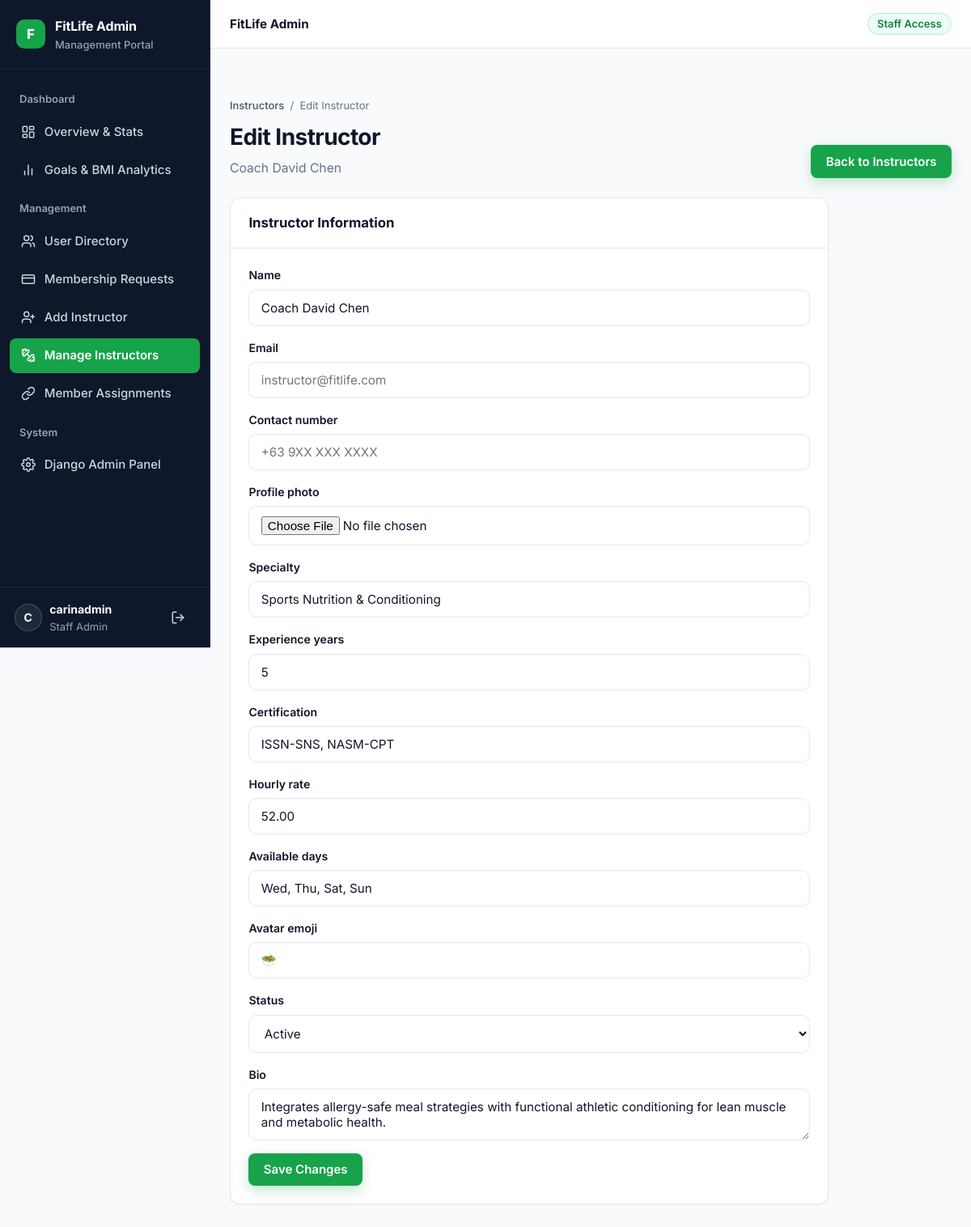
The app's page /admin-dashboard/instructors/4/edit/ (signed in) with its own data.
### fitnessplanner/planner/models.py (models this page shows, shortened)
class Instructor(models.Model):
    STATUS_CHOICES = [
        ('active', 'Active'),
        ('inactive', 'Inactive'),
        ('suspended', 'Suspended'),
    ]
    SPECIALIZATION_CHOICES = [
        ('Weight Loss', 'Weight Loss'),
        ('Muscle Building', 'Muscle Building'),
        ('Strength Training', 'Strength Training'),
        ('Personal Training', 'Personal Training'),
        ('Nutrition Coaching', 'Nutrition Coaching'),
        ('HIIT & Conditioning', 'HIIT & Conditioning'),
        ('Yoga & Mobility', 'Yoga & Mobility'),
    ]
    user = models.OneToOneField(
        settings.AUTH_USER_MODEL,
        on_delete=models.SET_NULL,
        null=True,
        blank=True,
        related_name='instructor_profile',
    )
    name = models.CharField(max_length=120)
    email = models.EmailField(blank=True, default='')
    contact_number = models.CharField(max_length=30, blank=True, default='')
    profile_photo = models.ImageField(upload_to='instructors/', null=True, blank=True)
    specialty = models.CharField(max_length=120)
    bio = models.TextField(blank=True)
    experience_years = models.PositiveIntegerField(default=3)
    certification = models.CharField(max_length=150, blank=True)
    hourly_rate = models.DecimalField(max_digits=7, decimal_places=2, default=45.00)
    rating = models.FloatField(default=4.8)
    available_days = models.CharField(max_length=120, default='Mon, Wed, Fri')
    avatar_emoji = models.CharField(max_length=10, default='🏋️')
    status = models.CharField(max_length=20, choices=STATUS_CHOICES, default='active')
    is_active = models.BooleanField(default=True)
    created_at = models.DateTimeField(auto_now_add=True, null=True)

### fitnessplanner/planner/views.py (the view)
# urls.py: path('admin-dashboard/instructors/<int:pk>/edit/', views.admin_instructor_edit, name='admin_instructor_edit'),
@user_passes_test(lambda u: u.is_staff, login_url='planner:admin_login')
def admin_instructor_edit(request, pk):
    inst = get_object_or_404(Instructor, pk=pk)
    if request.method == 'POST':
        form = InstructorForm(request.POST, request.FILES, instance=inst)
        if form.is_valid():
            updated = form.save()
            if updated.user:
                updated.user.email = updated.email
                updated.user.is_active = (updated.status == 'active')
                updated.user.save()
            messages.success(request, f'Updated instructor "{updated.name}".')
            return redirect('planner:admin_instructors')
    else:
        form = InstructorForm(instance=inst)
    return render(request, 'planner/admin_instructor_edit.html', {'form': form, 'instructor': inst})

### templates/planner/admin_instructor_edit.html (shortened to what this page needs)
{% extends "planner/base_admin.html" %}
{% block admin_content %}
  {% include "components/page_header.html" with title="Edit Instructor" subtitle=instructor.name parent_label="Instructors" parent_url="/admin-dashboard/instructors/" action_label="Back to Instructors" action_url="/admin-dashboard/instructors/" %}
  <div class="card card-form" style="max-width:740px;">
    <div class="card-header">Instructor Information</div>
    <div class="card-body">
      <form method="post" enctype="multipart/form-data">
        {% for field in form %}
          {% if field.name != 'username' and field.name != 'temporary_password' %}
            <div class="form-group">
              <label class="form-label" for="{{ field.id_for_label }}">{{ field.label }}</label>
              {{ field }}
            </div>
          {% endif %}
        {% endfor %}
        <button type="submit" class="btn btn-primary">Save Changes</button>
      </form>
    </div>
  </div>
{% endblock %}

### templates/planner/base_admin.html (shortened to what this page needs)
{% extends "base.html" %}
{% load static %}
{% block body %}
<div class="app-shell">
  <aside class="app-sidebar" id="adminSidebar" aria-label="Admin navigation">
    <div class="app-sidebar-brand">
      <div class="app-brand-mark">F</div>
      <div class="app-brand-text">
        <strong>FitLife Admin</strong>
        <span>Management Portal</span>
      </div>
    </div>
    <nav class="app-sidebar-nav">
      <div class="app-sidebar-label">Dashboard</div>
      <a href="{% url 'planner:admin_dashboard' %}" class="app-nav-link {% if request.resolver_match.url_name == 'admin_dashboard' %}active{% endif %}">
        {% include "components/icon.html" with name="dashboard" %} Overview &amp; Stats
      </a>
      <a href="{% url 'planner:admin_analytics' %}" class="app-nav-link {% if request.resolver_match.url_name == 'admin_analytics' %}active{% endif %}">
        {% include "components/icon.html" with name="chart" %} Goals &amp; BMI Analytics
      </a>
      <div class="app-sidebar-label">Management</div>
      <a href="{% url 'planner:admin_users' %}" class="app-nav-link {% if request.resolver_match.url_name == 'admin_users' %}active{% endif %}">
        {% include "components/icon.html" with name="users" %} User Directory
      </a>
      <a href="{% url 'planner:admin_memberships' %}" class="app-nav-link {% if request.resolver_match.url_name == 'admin_memberships' %}active{% endif %}">
        {% include "components/icon.html" with name="credit-card" %} Membership Requests
      </a>
      <a href="{% url 'planner:admin_instructor_new' %}" class="app-nav-link {% if request.resolver_match.url_name == 'admin_instructor_new' %}active{% endif %}">
        {% include "components/icon.html" with name="user-plus" %} Add Instructor
      </a>
      <a href="{% url 'planner:admin_instructors' %}" class="app-nav-link {% if request.resolver_match.url_name == 'admin_instructors' or request.resolver_match.url_name == 'admin_instructor_edit' %}active{% endif %}">
        {% include "components/icon.html" with name="dumbbell" %} Manage Instructors
      </a>
      <a href="{% url 'planner:admin_assignments' %}" class="app-nav-link {% if request.resolver_match.url_name == 'admin_assignments' %}active{% endif %}">
        {% include "components/icon.html" with name="link" %} Member Assignments
      </a>
      <div class="app-sidebar-label">System</div>
      <a href="/admin/" class="app-nav-link">
        {% include "components/icon.html" with name="settings" %} Django Admin Panel
      </a>
    </nav>
    <div class="app-sidebar-footer">
      <div class="app-sidebar-user">
        <div class="app-user-avatar">{{ user.username|slice:":1"|upper }}</div>
        <div class="app-user-meta">
          <strong>{{ user.username }}</strong>
          <small>Staff Admin</small>
        </div>
      </div>
      <form action="{% url 'logout' %}" method="post" style="margin:0;">
        <button type="submit" class="btn btn-ghost btn-sm" style="color:#CBD5E1;" aria-label="Logout">
          {% include "components/icon.html" with name="logout" %}
        </button>
      </form>
    </div>
  </aside>
  <div class="app-main">
    <header class="app-topbar">
      <div class="app-topbar-left">
        <span style="font-weight:700; font-size:.95rem; color:var(--text);">FitLife Admin</span>
      </div>
      <span class="badge badge-success">Staff Access</span>
    </header>
    <main id="main-content" class="app-content">
      <div class="admin-wrapper">
        {% block admin_content %}{% endblock %}
      </div>
    </main>
  </div>
</div>
{% endblock %}

### templates/components/page_header.html
<div class="page-header">
  <div>
    {% if parent_label and parent_url %}
      <nav class="breadcrumbs" aria-label="Breadcrumb">
        <a href="{{ parent_url }}">{{ parent_label }}</a>
        <span aria-hidden="true">/</span>
        <span>{{ title }}</span>
      </nav>
    {% endif %}
    <h1 class="page-title">{{ title }}</h1>
    {% if subtitle %}<p class="page-subtitle">{{ subtitle }}</p>{% endif %}
  </div>
  {% if action_label and action_url %}
    <a href="{{ action_url }}" class="btn btn-primary">{{ action_label }}</a>
  {% endif %}
</div>

### templates/planner/base_admin.html (style rules this page uses)
.admin-wrapper { width: 100%; }

### records on screen
Instructor: name "Coach David Chen", form "Coach David Chen" "Sports Nutrition & Conditioning" "5" "ISSN-SNS, NASM-CPT" "52.00" "Wed, Thu, Sat, Sun" "🥗" "Active" "Integrates allergy-safe meal strategies with functional athletic conditioning for lean muscle and metabolic health."

### other values on screen
{{ user.username|slice:":1"|upper }} "C"
{{ user.username }} "carinadmin"
{{ parent_label }} "Instructors"
{{ title }} "Edit Instructor"
{{ action_label }} "Back to Instructors"
{{ field.label }} "Name" "Email" "Contact number" "Profile photo" "Specialty" "Experience years" "Certification" "Hourly rate" "Available days" "Avatar emoji" "Status" "Bio"
